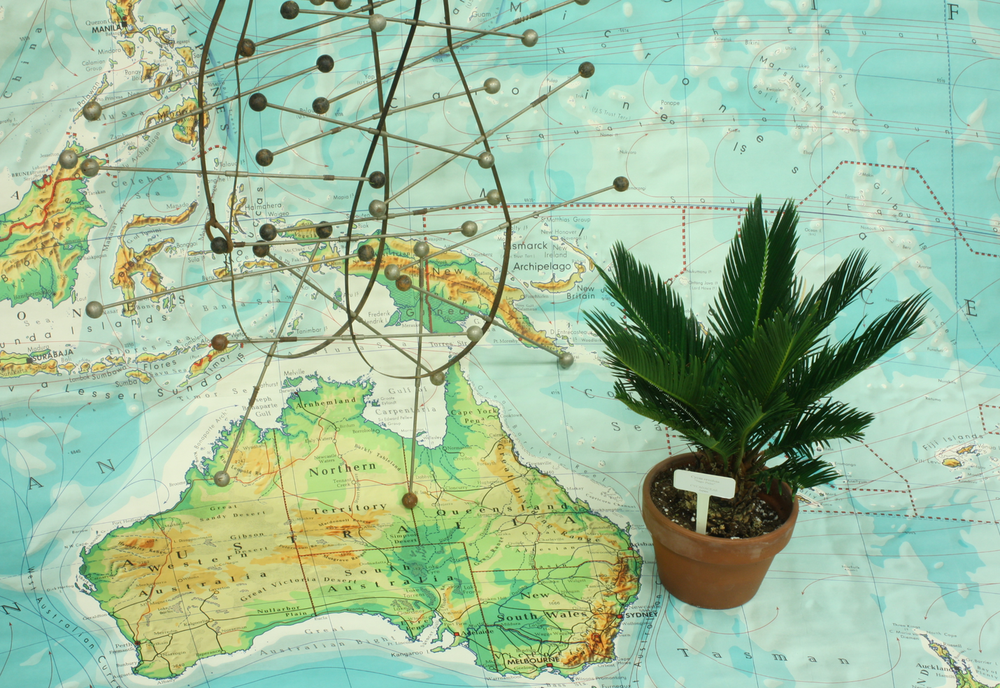
#> input picture Computer Vision/Assignment - 2/im0.png, 1000 x 688 px, shrunk from 1430 x 984 before the run
$ jupyter execute --allow-errors 25336453_assignment_2.ipynb
#> lines starting #> are read from the running program, lines starting #| are printed output that depends on the picture
**Computer Vision - CS7GV1**

**Assignment 2**

**Name: Swetha Sekar**

**Student ID: 25336453**

### Import Libraries

[cell 1]
import cv2
import numpy as np
import matplotlib.pyplot as plt

##Q1 Describe the differences you observe in the left and right images

* **im01.png, im1.png** -The left and right images illustrate a real world 3D scene consisting of a plant pot placed at the front, a geographical map at the background (australia in focus), and few board pins and threads on the map.
* **chair0.png, chair1.png** - Here the images represent a 3D scene consisting of a chair, books, a scraf and rout maps in the background
* Both the stereo image pairs capture the same scene but are horizontally shifted, i.e, the objects in right image are shifted to the left when compared to the left image.
* In the both the scenarios, The objects at the front are shifted more than the object at the back
* This intuitively indicates the position of the objects in the 3D real world

##Q2 Write a function to calculate depth using SIFT at corner and edges.

[cell 2]
def display_images(left_image, right_image):
  plt.figure(figsize=(10, 5))
  plt.subplot(1, 2, 1), plt.imshow(left_image, cmap='gray'), plt.title("Left Image")
  plt.subplot(1, 2, 2), plt.imshow(right_image, cmap='gray'), plt.title("Right Image")
  plt.show()

[cell 3]
def depth_map_at_corner_and_edges(left_image, right_image, focal_length, baseline, ratio_test_threshold=0.75, y_tolerance=2):

    g_left = cv2.cvtColor(left_image, cv2.COLOR_BGR2GRAY) if left_image.ndim == 3 else left_image.copy()
    g_right = cv2.cvtColor(right_image, cv2.COLOR_BGR2GRAY) if right_image.ndim == 3 else right_image.copy()

    sift = cv2.SIFT_create()
    key_1, descr_1 = sift.detectAndCompute(g_left, None)
    key_2, descr_2 = sift.detectAndCompute(g_right, None)

    bf = cv2.BFMatcher(cv2.NORM_L2, crossCheck=False)
    matches = bf.knnMatch(descr_1, descr_2, k=2)

    match_results = []
    pts_left = []
    pts_right = []

    for x,y in matches:
        if x.distance < ratio_test_threshold * y.distance:
            ptL = key_1[x.queryIdx].pt
            ptR = key_2[x.trainIdx].pt

            if abs(ptL[1] - ptR[1]) <= y_tolerance:
                match_results.append(x)
                pts_left.append(ptL)
                pts_right.append(ptR)

    pts_left = np.array(pts_left, dtype=np.float32)
    pts_right = np.array(pts_right, dtype=np.float32)

    h, w = g_left.shape
    depth_map = np.zeros((h, w), dtype=np.float32)

    for (xL, yL), (xR, yR) in zip(pts_left, pts_right):
        disparity = xL - xR
        if disparity > 0:
            Z = (focal_length * baseline) / disparity
            depth_map[int(round(yL)), int(round(xL))] = Z

    return depth_map

[cell 4]
def display_depth_map(depth_map):
  plt.figure(figsize=(15, 10))
  plt.imshow(depth_map, cmap='jet')
  plt.colorbar(label="Depth")
  plt.title("Depth map at corner and edges")
  plt.show()

[cell 5]
# Stereo image pair: im0.png, im1.png
left_image_im = cv2.imread('im0.png', cv2.IMREAD_GRAYSCALE)
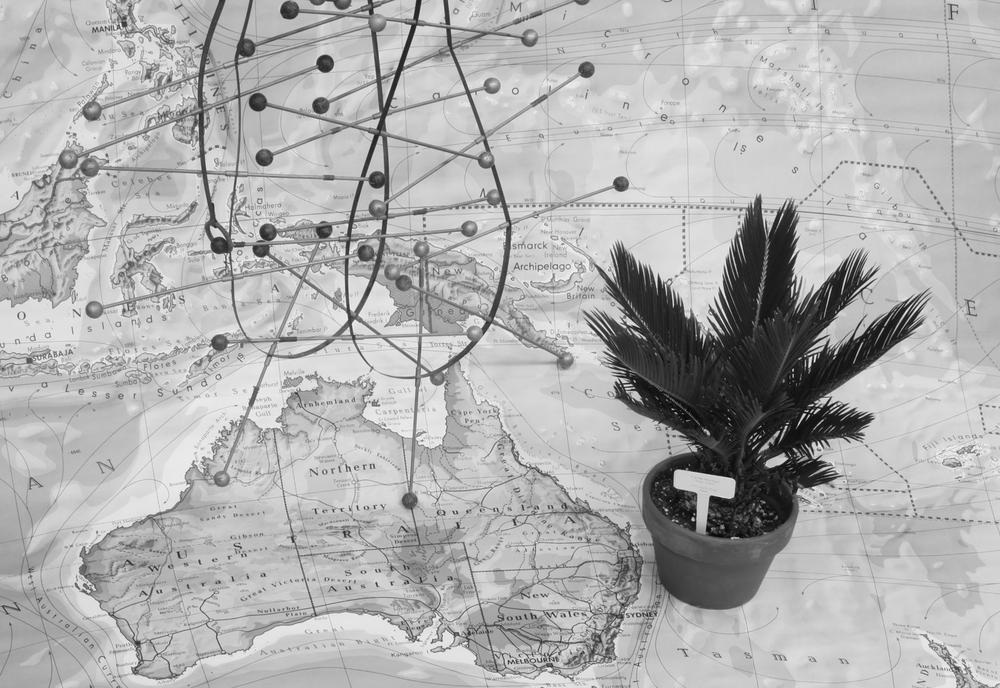
#> left_image_im: shape (688, 1000); min 7, max 248, mean 175.6
right_image_im = cv2.imread('im1.png', cv2.IMREAD_GRAYSCALE)
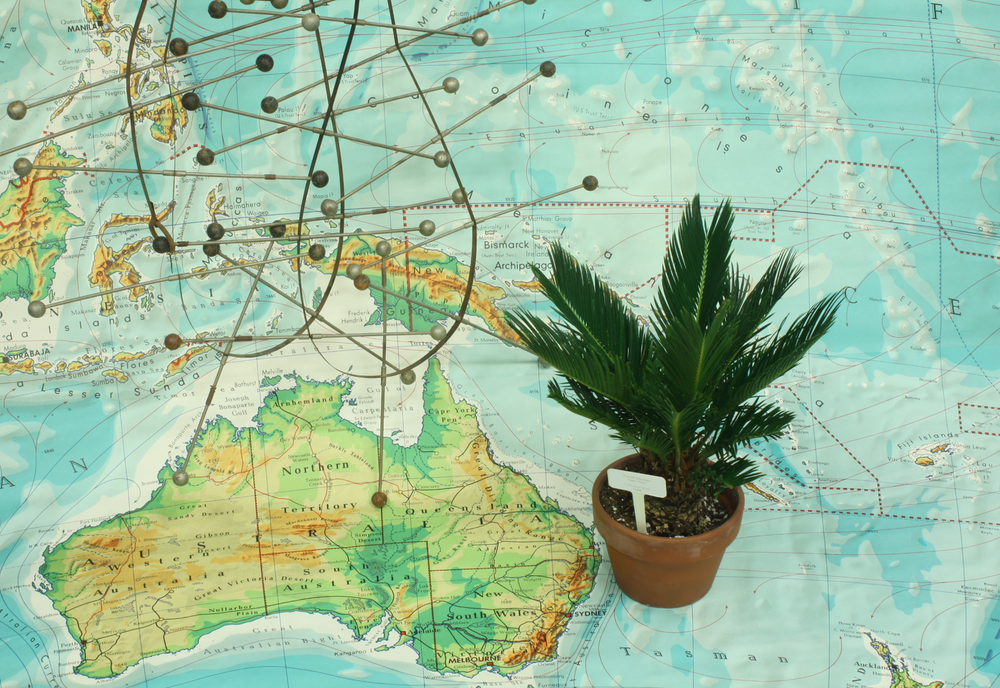
#> input picture Computer Vision/Assignment - 2/im1.png, 1000 x 688 px, shrunk from 1430 x 984 before the run
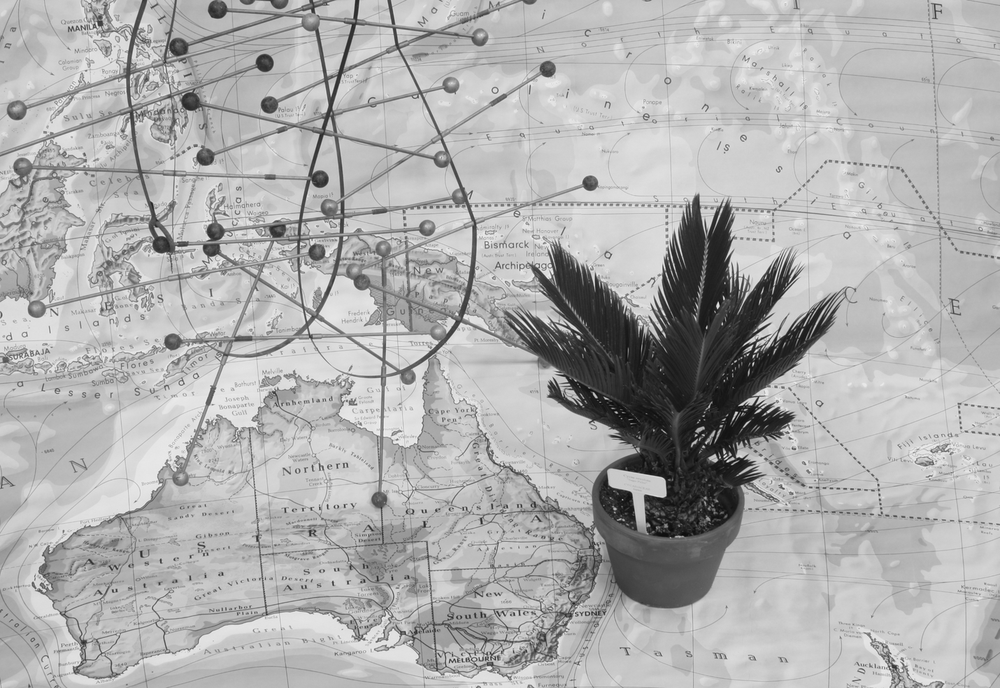
#> right_image_im: shape (688, 1000); min 9, max 252, mean 175

if left_image_im is None or right_image_im is None:
    raise ValueError("Images not found! Make sure 'left_image.jpg' and 'right_image.jpg' are in the same directory.")

display_images(left_image_im, right_image_im)
#> in display_images, `plt.show()`:
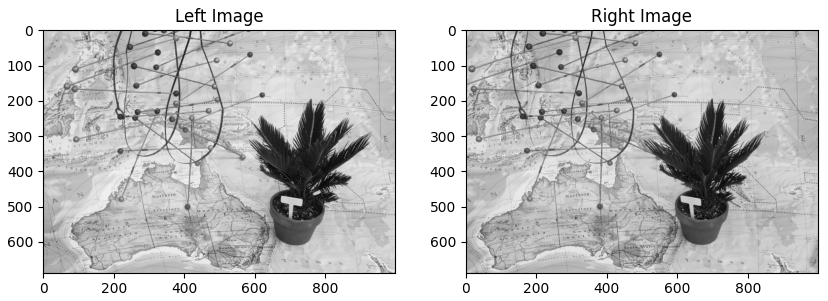
#> figure drawn by matplotlib, 2 panels
depth_map_im = depth_map_at_corner_and_edges(left_image_im, right_image_im, focal_length = 2259.366, baseline = 258.3)
#> in depth_map_at_corner_and_edges, `key_1, descr_1 = sift.detectAndCompute(g_left, None)`: key_1 = 4394 keypoints; strongest (x, y, size): (804, 415, 2.1), (325, 64, 11.3), (725, 487, 14.7), (818, 410, 2)
#> in depth_map_at_corner_and_edges, `key_2, descr_2 = sift.detectAndCompute(g_right, None)`: key_2 = 4332 keypoints; strongest (x, y, size): (718, 306, 2.7), (736, 413, 1.9), (768, 412, 1.9), (578, 337, 2.3)
#> in depth_map_at_corner_and_edges, `matches = bf.knnMatch(descr_1, descr_2, k=2)`: matches = 4394 matches
#> the loop in depth_map_at_corner_and_edges, `for x,y in matches:` made 4394 passes
#> (ptL, ptR) on passes 77, 80, 83, 86, 87, 90, 91, 94, 96, 99, 100, 103: ((25.17, 258.3), (2.48, 257.4)), ((26.04, 227.5), (3.44, 226.7)), ((27.28, 232.5), (4.49, 231.8)), ((27.31, 236.6), (4.55, 235.9)), ((27.31, 236.6), (4.55, 235.9)), ((27.59, 240.1), (4.67, 239.4)), ((27.93, 224.7), (5.1, 224)), ((28.48, 369.9), (4.41, 369.1)), ((29.26, 243), (6.4, 242.3)), ((30.08, 371.7), (6.01, 371)), ((30.08, 371.7), (6.01, 371)), ((30.74, 478.2), (2.72, 477.4))
#> ptL on pass 150: (42.75, 229)
#> after the loop in depth_map_at_corner_and_edges, `for x,y in matches:`: match_results = 1383 matches; pts_left = 1383 pairs, first value 25.17 to 994, second value 3.44 to 685; pts_right = 1383 pairs, first value 2.48 to 969, second value 2.59 to 684.6
#> the loop in depth_map_at_corner_and_edges, `for (xL, yL), (xR, yR) in zip(pts_left, pts_right):` made 1383 passes
#> (xL, yL, xR, yR, disparity, Z) on passes 1 to 12: (25.17, 258.3, 2.48, 257.4, 22.69, 25724.1), (26.04, 227.5, 3.44, 226.7, 22.6, 25821.1), (27.28, 232.5, 4.49, 231.8, 22.79, 25608.1), (27.31, 236.6, 4.55, 235.9, 22.76, 25642.7), (27.31, 236.6, 4.55, 235.9, 22.76, 25642.7), (27.59, 240.1, 4.67, 239.4, 22.92, 25462.2), (27.93, 224.7, 5.1, 224, 22.83, 25565.7), (28.48, 369.9, 4.41, 369.1, 24.08, 24237.4), (29.26, 243, 6.4, 242.3, 22.85, 25536.5), (30.08, 371.7, 6.01, 371, 24.07, 24247.1), (30.08, 371.7, 6.01, 371, 24.07, 24247.1), (30.74, 478.2, 2.72, 477.4, 28.02, 20825)
#> (disparity, Z) on passes 61 to 66: (22.66, 25755), (23.98, 24341.7), (22.36, 26100.7), (23.21, 25146.9), (22.69, 25715.6), (22.69, 25717.6)
#> after the loop in depth_map_at_corner_and_edges, `for (xL, yL), (xR, yR) in zip(pts_left, pts_right):`:
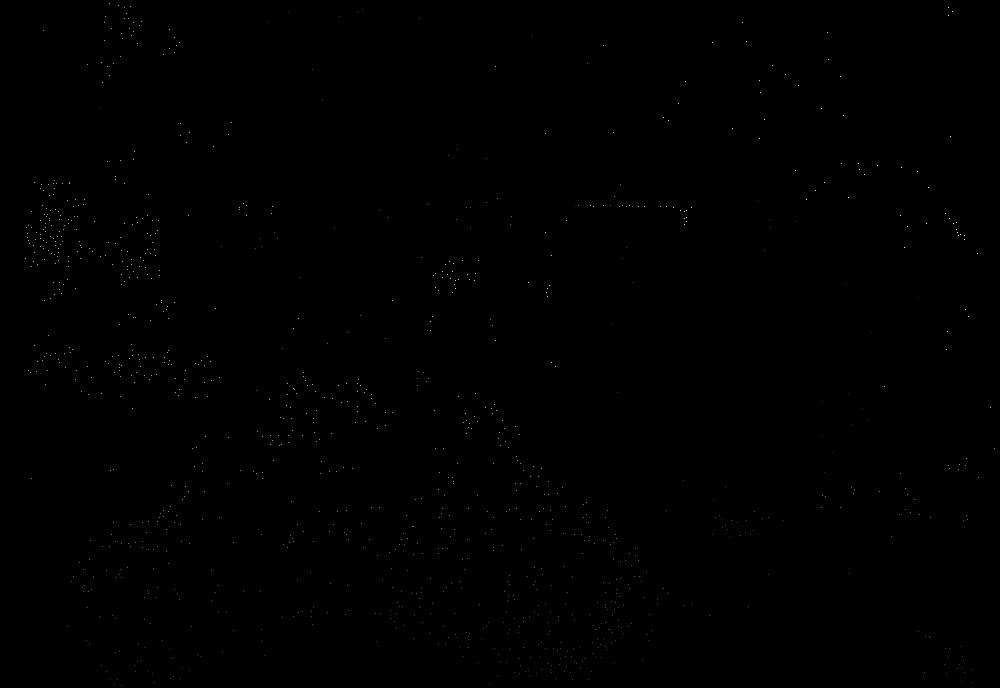
#> depth_map: shape (688, 1000) float32; min 0, max 39304.5, mean 33.7; drawn with min black and max white
display_depth_map(depth_map_im)
#> in display_depth_map, `plt.show()`:
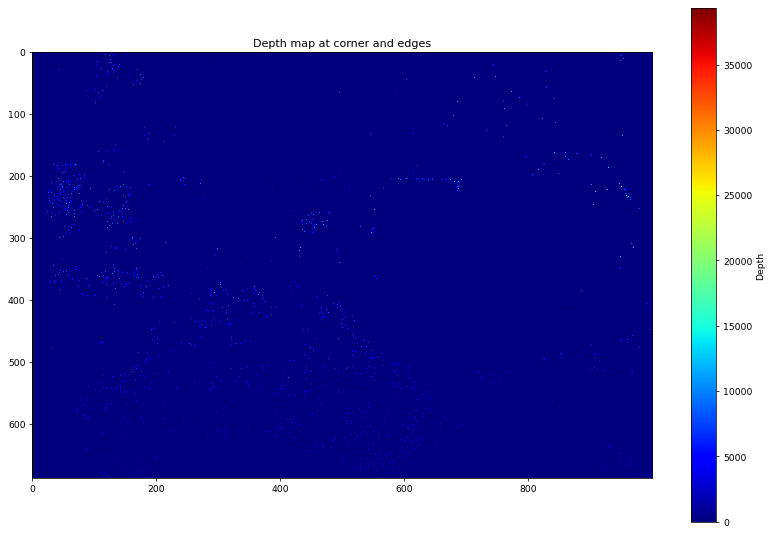
#> figure drawn by matplotlib, 2 panels

[cell 6]
# Stereo image pair: chair0.png, chair1.png
left_image_chair = cv2.imread('chair0.png', cv2.IMREAD_GRAYSCALE)
right_image_chair = cv2.imread('chair1.png', cv2.IMREAD_GRAYSCALE)

#> (the rest of this cell did not finish here and is left out)

##Q3 Write a function to calculate depth using patch matching at uniform region.

[cell 7]
def depth_map_at_uniform_region(left_image, right_image, focal_length, baseline, ndisp, block_size=15, stride=5):
  g_left = cv2.cvtColor(left_image, cv2.COLOR_BGR2GRAY) if left_image.ndim == 3 else left_image.copy()
  g_right = cv2.cvtColor(right_image, cv2.COLOR_BGR2GRAY) if right_image.ndim == 3 else right_image.copy()

  h, w = g_left.shape
  depth_map = np.zeros((h, w), dtype=np.float32)
  mid = block_size // 2

  for i in range(mid, h - mid, stride):
    for j in range(mid, w - mid, stride):
      left_patch = g_left[i - mid : i + mid + 1, j - mid : j + mid + 1]

      best_disp = 0
      min_ssd = float('inf')
      for disp in range(0, min(ndisp, j - mid)):
        right_patch = g_right[i - mid : i + mid + 1, j - mid - disp : j + mid + 1 - disp]

        ssd = np.sum((left_patch.astype(float) - right_patch.astype(float))**2) #Sum of Squared Differences

        if ssd < min_ssd:
          min_ssd = ssd
          best_disp = disp

      if best_disp > 0:
        Z = (focal_length * baseline) / best_disp
        depth_map[i, j] = Z

  mask = (depth_map > 0).astype(np.uint8)
  if np.sum(mask) > 0:
      depth_map_masked = cv2.inpaint(depth_map.astype(np.float32), (1 - mask).astype(np.uint8), inpaintRadius=3, flags=cv2.INPAINT_NS)
      return depth_map_masked
  else:
      return depth_map

[cell 8]
def display_depth_map_uniform(depth_map):
  plt.figure(figsize=(10, 5))
  depth_map[np.isinf(depth_map)] = 0
  depth_map[np.isnan(depth_map)] = 0
  depth_map[depth_map < 0] = 0
  vmin, vmax = np.percentile(depth_map, [5, 95])
  plt.imshow(depth_map, cmap='plasma', vmin=vmin, vmax=vmax)
  plt.colorbar(label='depth')
  plt.title("Depth map at uniform regions")
  plt.tight_layout()
  plt.show()

[cell 9]
# Stereo image pair: im0.png, im1.png
depth_map_im_uniform = depth_map_at_uniform_region(left_image_im, right_image_im, focal_length = 2259.366, baseline = 258.3, ndisp = 145)
#> in depth_map_at_uniform_region, `mask = (depth_map > 0).astype(np.uint8)`: mask: shape (688, 1000); values 0 (black) and 1 (white), 3.8% white in thin lines or dots
#> in depth_map_at_uniform_region, `depth_map_masked = cv2.inpaint(depth_map.astype(np.float32), (1 - mask..`:
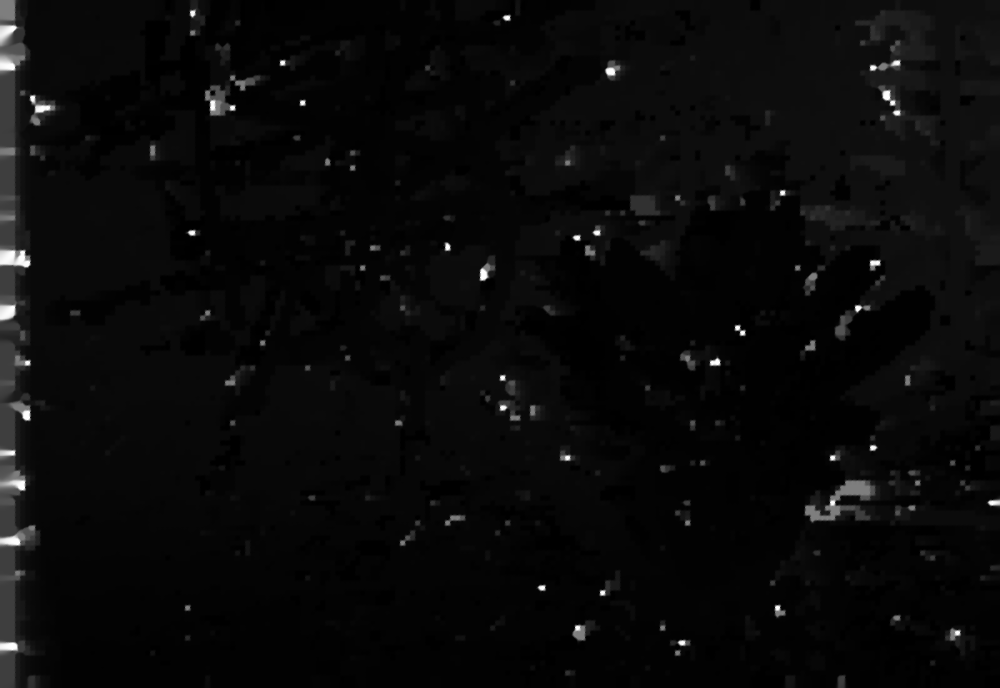
#> depth_map_masked: shape (688, 1000) float32; min 4052.7, max 583594.3, mean 26806.9; drawn with min black and max white
display_depth_map_uniform(depth_map_im_uniform)
#> in display_depth_map_uniform, `vmin, vmax = np.percentile(depth_map, [5, 95])`: vmin = 6786; vmax = 64843.1
#> in display_depth_map_uniform, `plt.show()`:
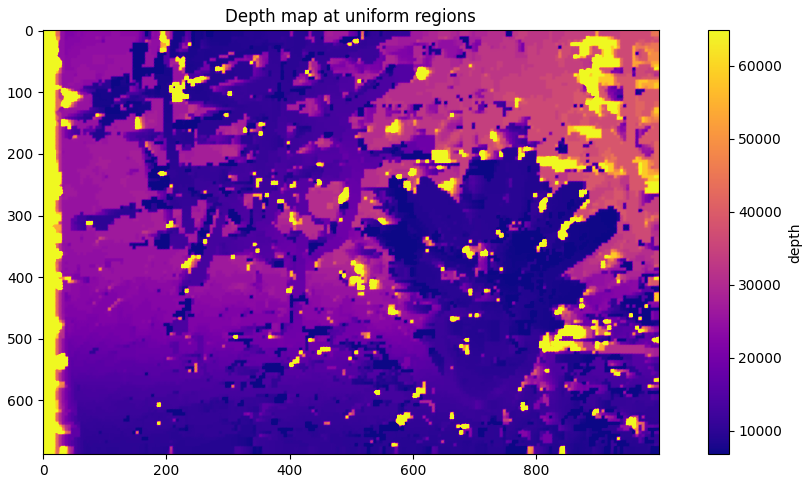
#> figure drawn by matplotlib, 2 panels

#> (a cell that did not finish here is left out)
